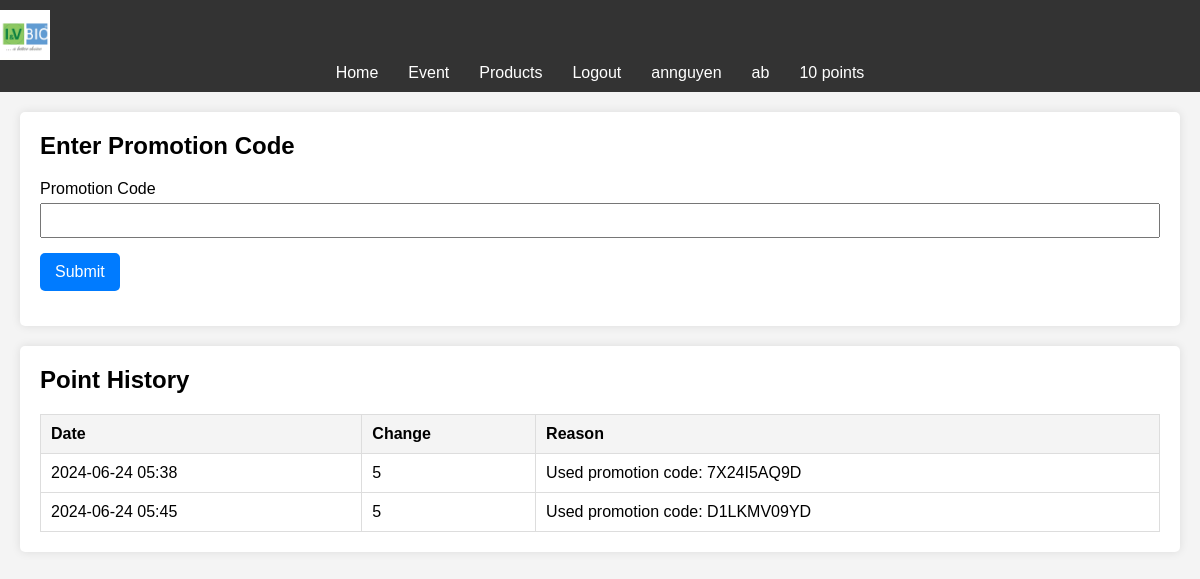
Screenshot of /event (signed in) with the database file from the repository.
### app/models/user.py (models this page shows)
class User(db.Model, UserMixin):
    id = db.Column(db.Integer, primary_key=True)
    company_name = db.Column(db.String(100), nullable=False)
    buyer_name = db.Column(db.String(100), nullable=False)
    phone_number = db.Column(db.String(20), unique=True, nullable=False)
    password_hash = db.Column(db.String(128))
    points = db.Column(db.Integer, default=0)
    orders = db.relationship('Order', backref='user', lazy=True)
    promotion_codes = db.relationship('PromotionCode', backref='user', lazy=True)
    role = db.Column(db.String(20), default='user')  # role: user, hr_admin, customer_admin

### app/models/point_history.py (models this page shows)
class PointHistory(db.Model):
    __tablename__ = 'point_history'
    __table_args__ = {'extend_existing': True}
    id = db.Column(db.Integer, primary_key=True)
    user_id = db.Column(db.Integer, db.ForeignKey('user.id'), nullable=False)
    change = db.Column(db.Integer, nullable=False)
    reason = db.Column(db.String(255), nullable=False)
    timestamp = db.Column(db.DateTime, default=datetime.utcnow)
    admin_id = db.Column(db.Integer, db.ForeignKey('user.id'), nullable=True)
    user = db.relationship('User', foreign_keys=[user_id], backref='point_history')
    admin = db.relationship('User', foreign_keys=[admin_id], backref='admin_actions')

### app/routes/event.py (the view, shortened to what this page needs)
@event_bp.route('/event', methods=['GET', 'POST'])
@login_required
def event():
    form = PromoCodeForm()
    point_history = PointHistory.query.filter_by(user_id=current_user.id).all()
    return render_template('event.html', form=form, current_user=current_user, point_history=point_history)

### app/forms.py
class PromoCodeForm(FlaskForm):
    code = StringField('Promotion Code', validators=[DataRequired()])
    submit = SubmitField('Submit')

### templates/event.html (shortened to what this page needs)
<!DOCTYPE html>
<html lang="en">
<head>
    <link rel="stylesheet" href="{{ url_for('static', filename='Style/event.css') }}">
</head>
<body>
    <header>
        <div class="logo">
            <img src="{{ url_for('static', filename='images/logocompany.png') }}" alt="Company Logo">
        </div>
        <nav>
            <ul>
                <li><a href="{{ url_for('home.home') }}">Home</a></li>
                <li><a href="{{ url_for('event.event') }}">Event</a></li>
                <li><a href="{{ url_for('product.products') }}">Products</a></li>
                {% if current_user.is_authenticated %}
                    <li><a href="{{ url_for('auth.logout') }}">Logout</a></li>
                    <li>{{ current_user.company_name }}</li>
                    <li>{{ current_user.buyer_name }}</li>
                    <li>{{ current_user.points }} points</li>
                {% else %}
                    <li><a href="{{ url_for('auth.login') }}">Login</a></li>
                    <li><a href="{{ url_for('auth.register') }}">Register</a></li>
                {% endif %}
            </ul>
        </nav>
    </header>
    <main>
        <section class="promo-section">
            <h2>Enter Promotion Code</h2>
            <form method="POST" action="{{ url_for('event.event') }}">
                <div class="form-group">
                    {{ form.code.label }} {{ form.code(size=20) }}
                </div>
                <div class="form-group">
                    <button type="submit" class="btn">Submit</button>
                </div>
            </form>
        </section>
        <section class="history-section">
            <h2>Point History</h2>
            <table>
                <thead>
                    <tr>
                        <th>Date</th>
                        <th>Change</th>
                        <th>Reason</th>
                    </tr>
                </thead>
                <tbody>
                    {% for entry in point_history %}
                        <tr>
                            <td>{{ entry.timestamp.strftime('%Y-%m-%d %H:%M') }}</td>
                            <td>{{ entry.change }}</td>
                            <td>{{ entry.reason }}</td>
                        </tr>
                    {% endfor %}
                </tbody>
            </table>
        </section>
    </main>
</body>
</html>

### static/Style/event.css (style rules this page uses)
body { font-family: Arial, sans-serif; margin: 0; padding: 0; background-color: #f4f4f4; }
header { background-color: #333; color: #fff; padding: 10px 0; }
header .logo img { height: 50px; }
header nav ul { list-style-type: none; margin: 0; padding: 0; display: flex; justify-content: center; }
header nav ul li { margin: 0 15px; }
header nav ul li a { color: #fff; text-decoration: none; font-size: 16px; }
main { padding: 20px; }
.promo-section, .history-section { background-color: #fff; padding: 20px; margin-bottom: 20px; border-radius: 5px; box-shadow: 0 0 10px rgba(0,0,0,0.1); }
.promo-section h2, .history-section h2 { margin-top: 0; }
.form-group { margin-bottom: 15px; }
.form-group label { display: block; margin-bottom: 5px; }
.form-group input[type="text"] { width: 100%; padding: 8px; box-sizing: border-box; }
.btn { display: inline-block; padding: 10px 15px; font-size: 16px; color: #fff; background-color: #007bff; border: none; border-radius: 5px; cursor: pointer; text-decoration: none; }
table { width: 100%; border-collapse: collapse; margin-top: 20px; }
table, th, td { border: 1px solid #ddd; }
th, td { padding: 10px; text-align: left; }
th { background-color: #f4f4f4; }

### rows the page displays
User: company_name "annguyen", buyer_name "ab", points "10"
PointHistory: timestamp "2024-06-24 05:38", change "5", reason "Used promotion code: 7X24I5AQ9D"
PointHistory: timestamp "2024-06-24 05:45", change "5", reason "Used promotion code: D1LKMV09YD"
